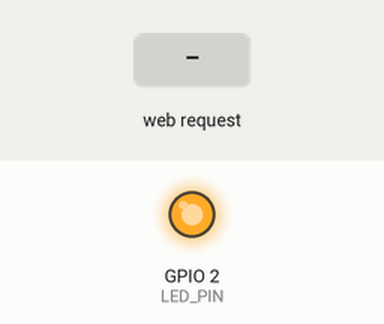
The sketch below on a simulated ESP8266 (Wemos D1 mini). Parts: output pins drawn as LEDs (lit = HIGH). The inputs (shaded band) are chosen by the test bench. WiFi joins after 1.5 s; servers stay silent unless stated; what the sketch prints to the serial monitor is not drawn.

Above: at 2.7 s.
2.8 s: HTTP request GET /FREQ received
At 3.4 s:
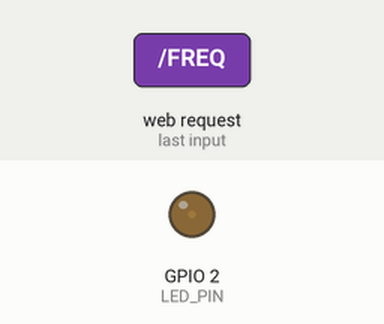
4.3 s: HTTP request GET /on received
5.8 s: HTTP request GET /off received
Timing chart, 0 to 8.8 s (numbered marks = the images above; inputs shaded):
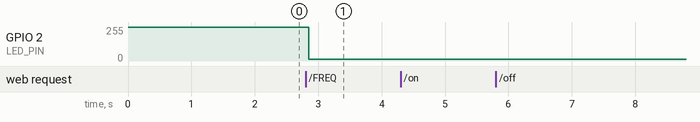

Measured:
- after the input at 2.8 s, GPIO 2 (LED_PIN): 255/255 → 13/255 after 0.05 s

The sketch:

Lesson_9_led_controller_flash.ino
```cpp
/*
Based on code from:
https://codeiot.org.br/ IOT105EN Apps for mobile devices - Lesson 9
https://circuitdigest.com/microcontroller-projects/build-a-nodemcu-webserver-to-control-led-from-webpage

Usage
http://IPADDRESS/LED=ON
http://IPADDRESS/LED=OFF
http://IPADDRESS/FREQ=1000
*/

#include <ESP8266WiFi.h>
WiFiServer server(80);

const char* ssid = "SECRET_SSID";  // Enter SSID here
const char* password = "SECRET_PWD";  //Enter Password here

String header; // Variable to store the HTTP request
String LEDState = "off";
int blinkFreq = 0;

#define LED_PIN 2 //Onboard LED ESP board
//#define LED_PIN D0 //Onboard LED NodeMCU
// #define LED_PIN LED_BUILTIN //e.g. Wemos D1 mini

void setup() {
  Serial.begin(115200);
  pinMode(LED_PIN, OUTPUT);     // Initialize the LED_PIN pin as an output
  digitalWrite(LED_PIN, HIGH);  //Logic level reversed on builtin LED: HIGH=OFF
  Serial.print("Connecting to ");
  Serial.println(ssid);
  WiFi.begin(ssid, password);
  while (WiFi.status() != WL_CONNECTED) {
    delay(500);
    Serial.print(".");
  }
  // Print local IP address and start web server
  Serial.println("");
  Serial.println("WiFi connected-->");
  Serial.println("Copy this IP address: ");
  Serial.println(WiFi.localIP());
  server.begin();
}

void loop() {
  WiFiClient client = server.available();
  if (client) {                             // If a new client connects,
    Serial.println("new client connected");
    String currentLine = "";                // make a String to hold incoming data from the client
    while (client.connected())
      {
      if (client.available()) {             // if there's bytes to read from the client,
        char c = client.read();
        Serial.write(c);
        header += c;
        if (c == '\n') {                    // if the byte is a newline character
          if (currentLine.length() == 0)
          {
            client.println("HTTP/1.1 200 OK");
            client.println("Content-type:text/html");
            client.println("Connection: close");
            client.println();

            if (header.indexOf("/LED=ON HTTP") != -1)
            {
              Serial.println("LED_PIN on");
              blinkFreq = 0;
              LEDState = "on";
            }
            else if (header.indexOf("/LED=OFF HTTP") != -1)
            {
              Serial.println("LED_PIN off");
              blinkFreq = 0;
              LEDState = "off";
            }
            else if (header.indexOf("GET /FREQ") != -1)
            {
              // searches number to delay used in blink
              int start_pos = header.indexOf("GET /FREQ") + 10;
              int end_pos = header.indexOf("HTTP/1.1") - 1;
              String valueStr = header.substring(start_pos, end_pos);
              blinkFreq = valueStr.toInt();
              LEDState = "flash";
              Serial.println("Blink frequency: " + blinkFreq);
            }

            break;

          }
          else
          {
            currentLine = "";
          }
        }
        else if (c != '\r')
        {
          currentLine += c;
        }
      }
    }
  }

  // Display the HTML web page
  client.println("<!DOCTYPE html><html>");
  client.println("<body><h1>WIFI LED</h1>");
  client.println("<p>LED_State: " + LEDState + "</p>");
  client.println("</body></html>");
  client.println();

  // Set the LED state
  if (LEDState == "on") {
    digitalWrite(LED_PIN, LOW);
  }
  else if (LEDState == "off") {
    digitalWrite(LED_PIN, HIGH);
  }
  else if (LEDState = "flash") {
    digitalWrite(LED_PIN, HIGH);
    delay(blinkFreq);
    digitalWrite(LED_PIN, LOW);
    delay(blinkFreq);
  }

  header = "";
  client.stop();
  Serial.println("Client disconnected");
  Serial.println("");
}
```
